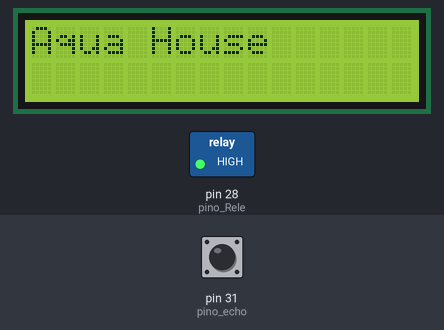
Bench run of a sketch on a simulated Arduino Mega 2560, built with avr-gcc and run on an emulated ATmega2560. On the bench: 16×2 character LCD, switched loads named in the sketch (green lamp = pin HIGH). Inputs (shaded band) come from the test bench; at power-on: pin 31 (pino_echo) LOW. Pins used as bus, display or sensor lines are not drawn; what the sketch prints to the serial monitor is not drawn.

Above: at 0.1 s.
At 1.6 s:
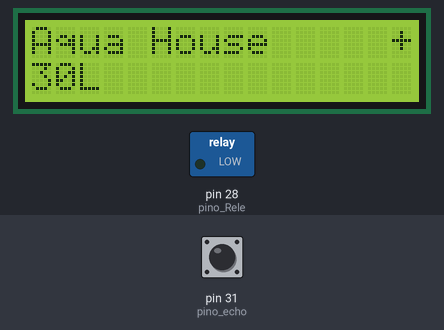
1.7 s: pin 31 (pino_echo) pulsed HIGH 5 times (0.12 s each, 0.3 s apart)
At 3.7 s:
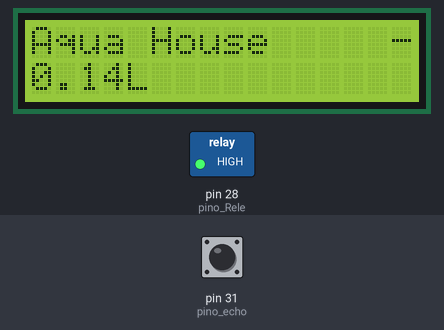
Timing chart, 0 to 5.7 s (numbered marks = the images above; inputs shaded):
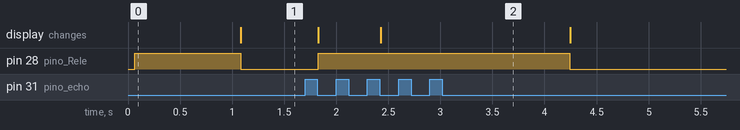

Measured:
- after the input at 1.7 s, pin 28 (pino_Rele): LOW → HIGH after 0.13 s, → LOW 2.4 s later; the display: first changes after 0.13 s (image 2 shows a later state)

The sketch:

AquaHouse.ino
```cpp
#include <SPI.h>
#include <Ethernet.h>
#include <LiquidCrystal.h>
LiquidCrystal lcd(9, 8, 7, 6, 5, 4);

//Ultrassonico
const int pino_trigger = 30;
const int pino_echo = 31;

//Relé
const int pino_Rele = 28; //PINO DIGITAL UTILIZADO PELO MÓDULO RELÉ

//Controle de nivel de agua
bool diminuindoReservatorio = false;

//Ethernet Shield MAC
byte mac[] = { 0x70, 0xB3, 0xD5, 0x0A, 0xCA, 0xC3 };

//Ethernet Shield IP
byte ip[] = { 10, 0, 0, 102 };

EthernetServer server(80);

void setup() {
  //Inicializa Ethernet Shield
  Ethernet.begin(mac, ip);
  server.begin();

  // Inicializa LCD
  lcd.begin(16, 2);
  lcd.setCursor(0,0);
  lcd.print("Aqua House");

  //Inicializa Ultrassonico
  pinMode(pino_trigger, OUTPUT); // Arduino envia sinal para o componente
  pinMode(pino_echo, INPUT); //Componente envia sinal para o arduino
  pinMode(pino_Rele, OUTPUT); //DEFINE O PINO COMO SAÍDA

  //Inicializa Relé
  digitalWrite(pino_Rele, HIGH); //MÓDULO RELÉ INICIA DESLIGADO

  Serial.begin(9600); //Velocidade de comunicação entre o arduino e o computador
}

void loop() {
  //Obtém Distancia
  float distancia = CalculaDistancia();

  //Calcula os litros
  float litros = (10*30)/distancia;

  //Seta o LCD
  lcd.setCursor(0,1);

  //Lógica para escrever no LCD os litros e acionar relé para liberação de agua
  if(litros<=30){
    lcd.print((String)litros+"L              ");
  }
  else{
    lcd.print("30L                ");
    diminuindoReservatorio = true;
    digitalWrite(pino_Rele, LOW);
  }

  //Informa status do solenoide e desaciona relé de liberação de agua
  lcd.setCursor(0,0);
  if(diminuindoReservatorio == true){
    lcd.print("Aqua House     +");
    if(litros<25){
      diminuindoReservatorio = false;
      digitalWrite(pino_Rele, HIGH);
    }
  }
  else{
    lcd.print("Aqua House     -");
  }

  Serial.println(distancia);

  //Aguarda conexao do browser
  EthernetClient client = server.available();
  if (client) {
    Serial.println("new client");
    // an http request ends with a blank line
    boolean currentLineIsBlank = true;
    while (client.connected()) {
      if (client.available()) {
        char c = client.read();
        Serial.write(c);
        // if you've gotten to the end of the line (received a newline
        // character) and the line is blank, the http request has ended,
        // so you can send a reply
        if (c == 'n' && currentLineIsBlank) {
          // send a standard http response header
          client.println("HTTP/1.1 200 OK");
          client.println("Content-Type: text/html");
          client.println("Connection: close");
          client.println("Refresh: 2"); //Recarrega a pagina a cada 2seg
          client.println();
          client.println("<!DOCTYPE HTML>");
          client.println("<html>");
          client.print("<p style=\"font-size:300%;background-color:powderblue;text-align: center;\">Litros Aqua House : ");
          client.print("<b>");
          client.print((String)litros+"L");
          client.println("</b></p>");
          client.println("</html>");
          break;
        }
        if (c == 'n') {
          // you're starting a new line
          currentLineIsBlank = true;
        }
        else if (c != 'r') {
          // you've gotten a character on the current line
          currentLineIsBlank = false;
        }
      }
    }
    // give the web browser time to receive the data
    delay(1);
    // close the connection:
    client.stop();
    }
  delay(200);
}

float CalculaDistancia() {
  digitalWrite(pino_trigger, LOW);
  delay(5);
  digitalWrite(pino_trigger, HIGH);
  delay(10);
  digitalWrite(pino_trigger, LOW);
  float cm = pulseIn(pino_echo, HIGH);
  cm = cm / 58;
  return cm;
}
```
